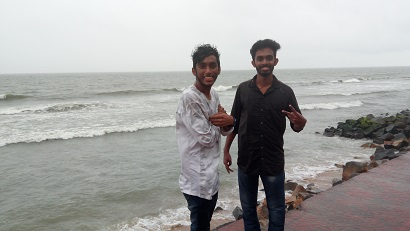
#> input picture python programs/mask_in/p1.jpg, 410 x 231 px, found by its file name; its folder holds only this picture in this run
$ python mask.py
#> lines starting #> are read from the running program, lines starting #| are printed output that depends on the picture
import cv2
import os
import numpy as np

bgdModel = np.zeros((1,65),np.float64)
fgdModel = np.zeros((1,65),np.float64)
rect = (160,0,160,190)

def mask(img):
    mask = np.zeros(img.shape[:2],np.uint8)
    cv2.grabCut(img,mask,rect,bgdModel,fgdModel,5,cv2.GC_INIT_WITH_RECT)
    mask2 = np.where((mask==2)|(mask==0),0,1).astype('uint8')
    img = img*mask2[:,:,np.newaxis]
    return img

input_dir = os.getcwd() + '\\mask_in'
output_dir = os.getcwd() + '\\mask_out'

#make output folder if it doesnt exist
if not os.path.exists(output_dir):
  os.mkdir(output_dir)

#get list of input pictures
pic_list = [f for f in os.listdir(input_dir) if os.path.isfile(os.path.join(input_dir, f))]


for i in range(len(pic_list)):
    img = cv2.imread(input_dir + '\\' + pic_list[i])
#> img is the input picture: shape (231, 410, 3); mean B, G, R 161.3, 162.6, 163.2
    # cv2.imshow('window', img)
    # cv2.waitKey(0)
    masked_img = mask(img)
#> in mask, `img = img*mask2[:,:,np.newaxis]`:
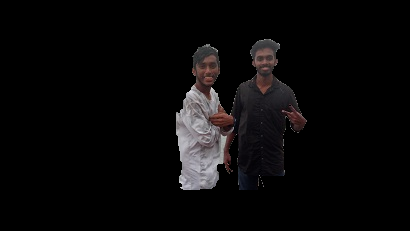
#> img: shape (231, 410, 3); mean B, G, R 9.1, 8.7, 9.7
    cv2.imwrite(output_dir + '\\' + str(i) + '.jpg' , masked_img )
